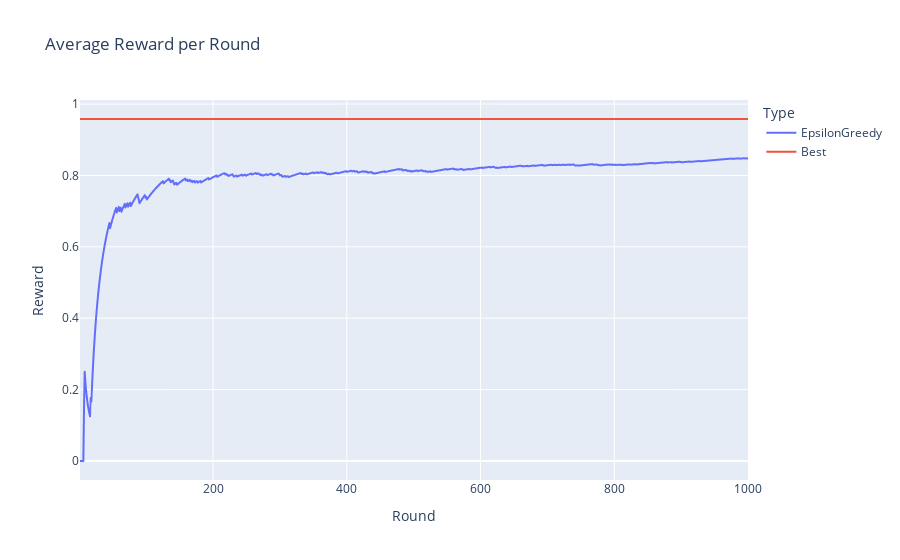

The notebook cell saved with this chart:
### Code cell
epsilon_greedy_results = MABExperiment(
    num_arms=NUM_ARMS, 
    num_rounds=NUM_ROUNDS,
    algorithm=EpsilonGreedy(NUM_ARMS, 0.2),
    environment=env
).run()

### Figure 1 — Plotly figure (JSON) as saved in the notebook; plotly's stock layout.template omitted (floating-point values rounded to 4 significant figures; data arrays with more than 128 entries replaced by an {"elided": "..."} marker saying what was removed)
{"data": [{"hovertemplate": "Type=EpsilonGreedy<br>Round=%{x}<br>Reward=%{y}<extra></extra>", "legendgroup": "EpsilonGreedy", "line": {"color": "#636efa", "dash": "solid"}, "marker": {"symbol": "circle"}, "mode": "lines", "name": "EpsilonGreedy", "showlegend": true, "type": "scattergl", "x": {"elided": "1000 int values"}, "xaxis": "x", "y": {"elided": "1000 float values"}, "yaxis": "y"}, {"hovertemplate": "Type=Best<br>Round=%{x}<br>Reward=%{y}<extra></extra>", "legendgroup": "Best", "line": {"color": "#EF553B", "dash": "solid"}, "marker": {"symbol": "circle"}, "mode": "lines", "name": "Best", "showlegend": true, "type": "scattergl", "x": {"elided": "1000 int values"}, "xaxis": "x", "y": {"elided": "1000 float values"}, "yaxis": "y"}], "layout": {"legend": {"title": {"text": "Type"}, "tracegroupgap": 0}, "title": {"text": "Average Reward per Round"}, "xaxis": {"anchor": "y", "domain": [0, 1], "title": {"text": "Round"}}, "yaxis": {"anchor": "x", "domain": [0, 1], "title": {"text": "Reward"}}}}
